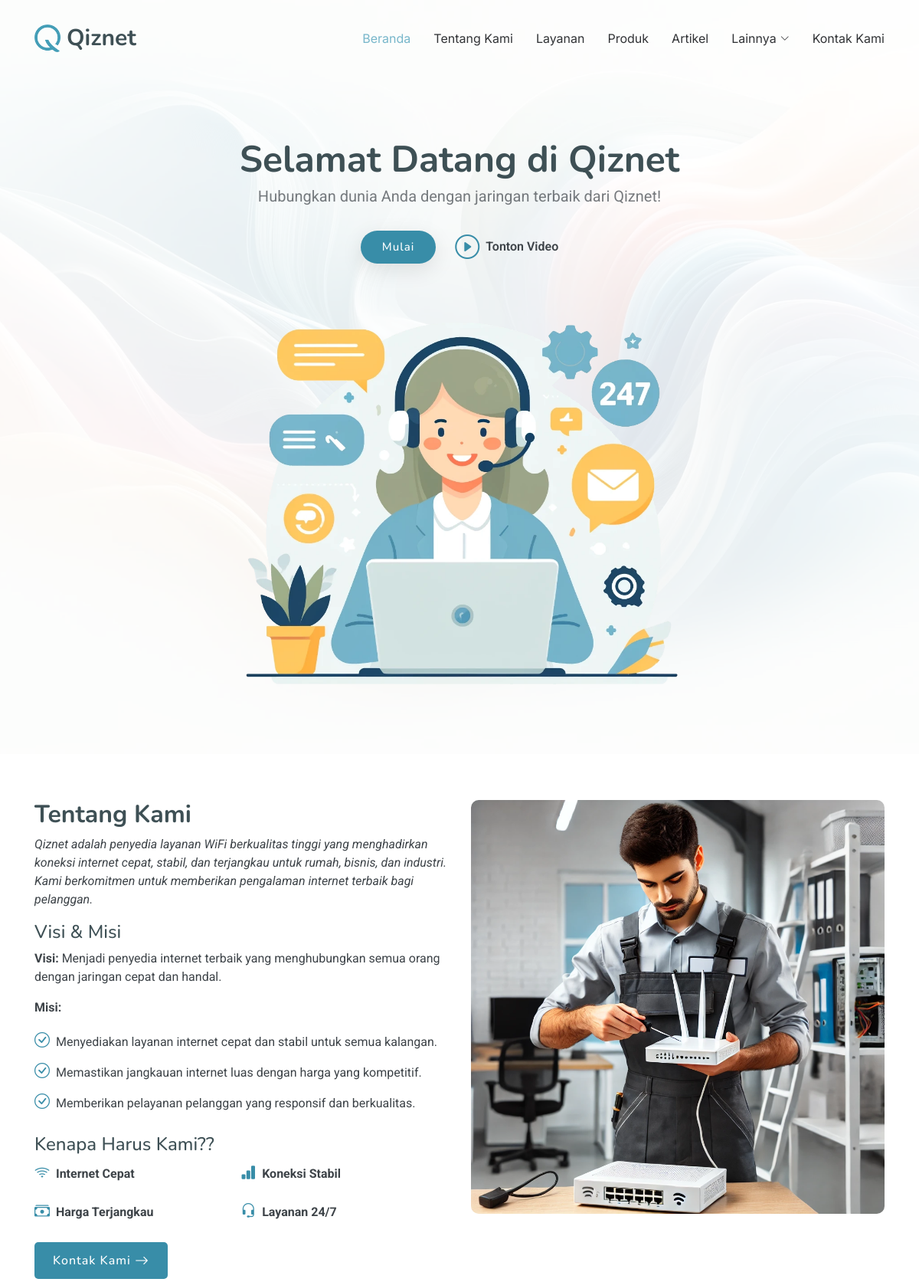
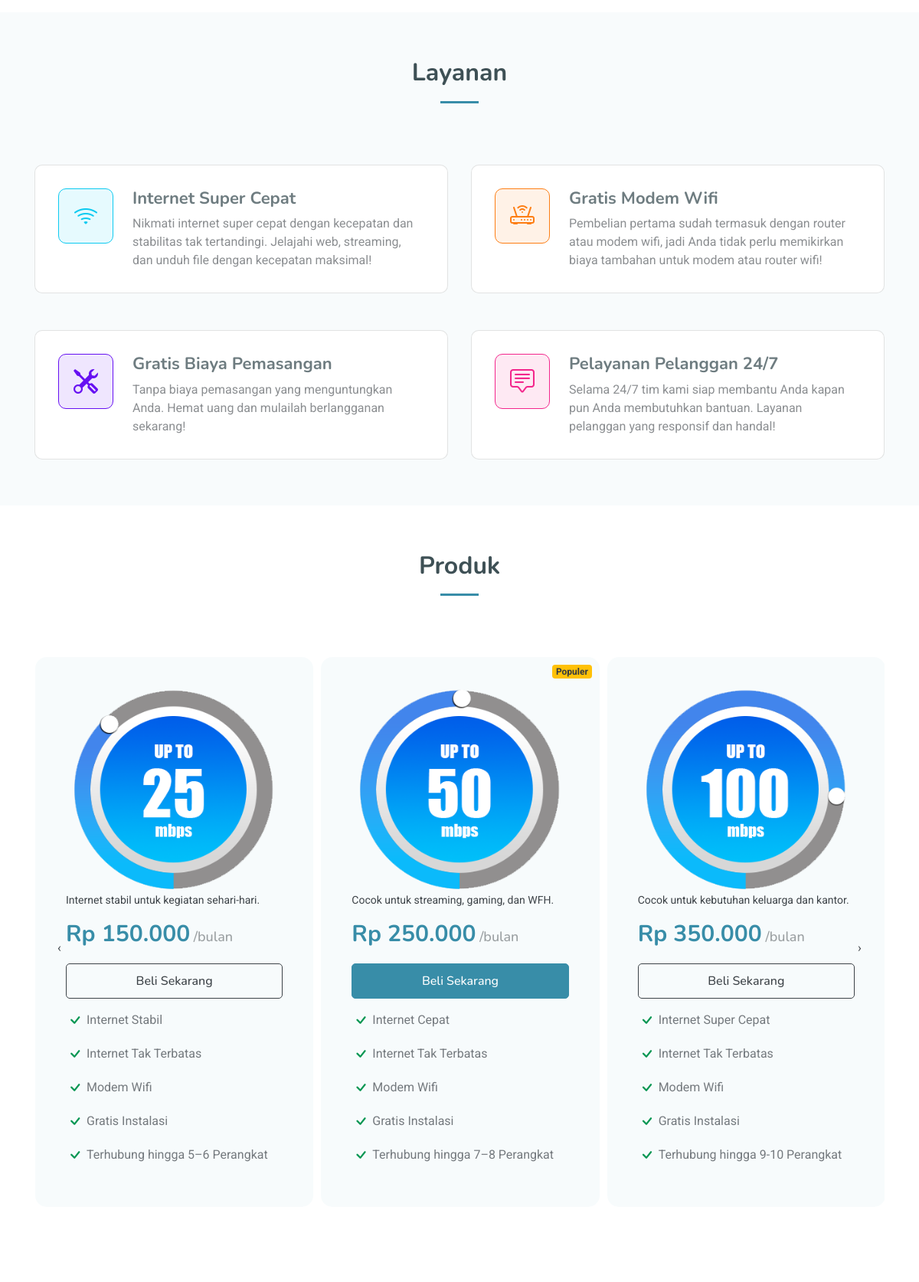
The page / (upper part) on the database its author committed (2 pictures, top to bottom).
### tables this page shows
CREATE TABLE `about` (
  `id` int NOT NULL,
  `profil` text,
  `visi` text,
  `misi` text,
  `alasan` text,
  `gambar` varchar(255) NOT NULL
);

CREATE TABLE `produk` (
  `id` int NOT NULL,
  `nama_paket` varchar(100) NOT NULL,
  `kecepatan` varchar(50) NOT NULL,
  `deskripsi` text,
  `harga` int NOT NULL,
  `fasilitas` text,
  `populer` tinyint(1) DEFAULT '0',
  `link_pesan` varchar(255) DEFAULT NULL,
  `foto` varchar(255) NOT NULL
);

### application/controllers/Home.php (called while the page is built, shortened)
<?php
class Home extends CI_Controller
{
    public function __construct()
    {
        $this->load->model('Artikel_model');
        $this->load->model('Produk_model');
        $this->load->model('Dokumentasi_model');
        $this->load->model('About_model');
        $this->load->helper('text');
    }
    public function index()
    {
        $data['about'] = $this->About_model->get_data();
        $data['artikel'] = $this->Artikel_model->getAll();
        $data['produk'] = $this->Produk_model->get_all_produk_sorted('harga', 'ASC');
        $data['dokumentasi_group'] = $this->Dokumentasi_model->get_all();
        $this->load->view('template/partials/header');
        $this->load->view('main/index', $data);
        $this->load->view('template/partials/navbar');
        $this->load->view('template/partials/footer');
    }
}

### index.php (called while the page is built, shortened)
<?php
require_once BASEPATH.'core/CodeIgniter.php';

### application/models/About_model.php (called while the page is built, shortened)
<?php
class About_model extends CI_Model
{
    public function get_data()
    {
        return $this->db->get('about')->row();
    }
}

### application/models/Produk_model.php (called while the page is built, shortened)
<?php
class Produk_model extends CI_Model
{
    public function get_all_produk_sorted($order_column, $order_direction = 'ASC')
    {
        $this->db->order_by($order_column, $order_direction);
        $query = $this->db->get('produk');
        return $query->result();
    }
}

### application/views/main/product.php (the view, shortened to what this page needs)
<section id="product" class="pricing section">
    <div class="container section-title" data-aos="fade-up">
        <h2>Produk</h2>
    </div>
    <div class="container">
        <div class="owl-carousel owl-produk">
            <?php foreach ($produk as $p): ?>
                <div class="item">
                    <div class="pricing-item <?= $p->populer ? 'featured' : ''; ?>">
                        <?php if ($p->populer): ?>
                            <span class="badge bg-warning text-dark badge-populer">Populer</span>
                        <?php endif; ?>
                        <img src="<?= base_url('assets/img/uploads/produk/' . $p->foto); ?>" alt="<?= $p->nama_paket; ?>" class="img-fluid">
                        <p class="description"><?= $p->deskripsi; ?></p>
                        <h4 style="font-size: 30px;">Rp <?= number_format($p->harga, 0, ',', '.'); ?><span> /bulan</span></h4>
                        <a href="<?= $p->link_pesan; ?>" class="cta-btn" target="_blank">Beli Sekarang</a>
                        <ul>
                            <?php foreach (explode("\n", $p->fasilitas) as $fasilitas): ?>
                                <li><i class="bi bi-check"></i> <span><?= $fasilitas; ?></span></li>
                            <?php endforeach; ?>
                        </ul>
                    </div>
                </div>
            <?php endforeach; ?>
        </div>
    </div>
</section>

### application/views/template/partials/header.php (shortened to what this page needs)
<!DOCTYPE html>
<html lang="en">
<head>
  <link href="<?= base_url('assets/vendor/bootstrap/css/bootstrap.min.css'); ?>" rel="stylesheet">
  <link href="<?= base_url('assets/vendor/bootstrap-icons/bootstrap-icons.css'); ?>" rel="stylesheet">
  <link href="<?= base_url('assets/vendor/aos/aos.css'); ?>" rel="stylesheet">
  <link href="<?= base_url('assets/vendor/glightbox/css/glightbox.min.css'); ?>" rel="stylesheet">
  <link href="<?= base_url('assets/vendor/swiper/swiper-bundle.min.css'); ?>" rel="stylesheet">
  <link rel="stylesheet" href="https://cdnjs.cloudflare.com/ajax/libs/OwlCarousel2/2.3.4/assets/owl.carousel.min.css">
  <link rel="stylesheet" href="https://cdnjs.cloudflare.com/ajax/libs/OwlCarousel2/2.3.4/assets/owl.theme.default.min.css">
  <link href="https://cdn.jsdelivr.net/npm/bootstrap@5.3.0-alpha3/dist/css/bootstrap.min.css" rel="stylesheet">
  <link rel="stylesheet" href="https://stackpath.bootstrapcdn.com/bootstrap/4.5.2/css/bootstrap.min.css">
  <link href="<?= base_url('assets/css/main.css'); ?>" rel="stylesheet">
</head>
<body class="index-page">

### application/views/main/index.php (shortened to what this page needs)
<main class="main">
  <?php
  $this->load->view('main/hero');
  $this->load->view('main/about');
  $this->load->view('main/services');
  $this->load->view('main/product');
  ?>
</main>

### application/views/main/hero.php (shortened to what this page needs)
<section id="hero" class="hero section">
    <div class="container text-center">
        <div class="d-flex flex-column justify-content-center align-items-center">
            <h1 data-aos="fade-up">Selamat Datang di Qiznet</h1>
            <p data-aos="fade-up" data-aos-delay="100">Hubungkan dunia Anda dengan jaringan terbaik dari Qiznet!<br></p>
            <div class="d-flex" data-aos="fade-up" data-aos-delay="200">
                <a href="#about" class="btn-get-started">Mulai</a>
                <a href="https://youtu.be/KqN6vk82Xdk"
                    class="glightbox btn-watch-video d-flex align-items-center">
                    <i class="bi bi-play-circle"></i><span>Tonton Video</span>
                </a>
            </div>
            <img src="assets/img/hero-services-img.webp" class="img-fluid hero-img" alt=""
                data-aos="zoom-out" data-aos-delay="300">
        </div>
    </div>
</section>

### application/views/main/about.php (shortened to what this page needs)
<section id="about" class="about section">
    <div class="container">
        <div class="row gy-4">
            <div class="col-lg-6 content" data-aos="fade-up" data-aos-delay="100">
                <h3>Tentang Kami</h3>
                <p class="fst-italic"><?= $about->profil; ?></p>
                <h4>Visi & Misi</h4>
                <p><strong>Visi:</strong> <?= $about->visi; ?></p>
                <p><strong>Misi:</strong></p>
                <ul>
                    <?php foreach (explode("\n", $about->misi) as $misi): ?>
                        <li><i class="bi bi-check-circle"></i> <?= trim($misi); ?></li>
                    <?php endforeach; ?>
                </ul>
                <h4>Kenapa Harus Kami??</h4>
                <ul class="list-container">
                    <?php
                    $icon_map = [
                        'Internet Cepat' => 'bi bi-wifi',
                        'Koneksi Stabil' => 'bi bi-bar-chart-fill',
                        'Harga Terjangkau' => 'bi bi-cash-stack',
                        'Layanan 24/7' => 'bi bi-headset'
                    ];
                    foreach (explode("\n", $about->alasan) as $alasan):
                        $alasan = trim($alasan);
                        $icon_class = isset($icon_map[$alasan]) ? $icon_map[$alasan] : 'bi bi-check-circle';
                    ?>
                        <li><i class="<?= $icon_class; ?>"></i> <strong><?= $alasan; ?></strong></li>
                    <?php endforeach; ?>
                </ul>
                <a href="<?= base_url('index.php#contact'); ?>" class="read-more">
                    <span>Kontak Kami</span> <i class="bi bi-arrow-right"></i>
                </a>
            </div>
            <div class="col-lg-6 about-images" data-aos="fade-up" data-aos-delay="200">
                <?php if (!empty($about->gambar)) : ?>
                    <img src="<?= base_url('assets/img/uploads/profil/' . $about->gambar); ?>" class="img-fluid" alt="Tentang Kami">
                <?php else: ?>
                    <img src="<?= base_url('assets/img/default.jpg'); ?>" class="img-fluid" alt="Tentang Kami">
                <?php endif; ?>
            </div>
        </div>
    </div>
</section>

### application/views/main/services.php
<section id="services" class="services section light-background">
    <div class="container section-title" data-aos="fade-up">
        <h2>Layanan</h2>
    </div>
    <div class="container">
        <div class="row g-5">
            <div class="col-lg-6" data-aos="fade-up" data-aos-delay="100">
                <div class="service-item item-cyan position-relative">
                    <i class="bi bi-wifi icon"></i>
                    <div>
                        <h3>Internet Super Cepat</h3>
                        <p>Nikmati internet super cepat dengan kecepatan dan stabilitas tak tertandingi. Jelajahi web, streaming, dan unduh file dengan kecepatan maksimal!</p>
                    </div>
                </div>
            </div>
            <div class="col-lg-6" data-aos="fade-up" data-aos-delay="200">
                <div class="service-item item-orange position-relative">
                    <i class="bi bi-router icon"></i>
                    <div>
                        <h3>Gratis Modem Wifi</h3>
                        <p>Pembelian pertama sudah termasuk dengan router atau modem wifi, jadi Anda tidak perlu memikirkan biaya tambahan untuk modem atau router wifi!</p>
                    </div>
                </div>
            </div>
            <div class="col-lg-6" data-aos="fade-up" data-aos-delay="500">
                <div class="service-item item-indigo position-relative">
                    <i class="bi bi-tools icon"></i>
                    <div>
                        <h3>Gratis Biaya Pemasangan</h3>
                        <p>Tanpa biaya pemasangan yang menguntungkan Anda. Hemat uang dan mulailah berlangganan sekarang!</p>
                    </div>
                </div>
            </div>
            <div class="col-lg-6" data-aos="fade-up" data-aos-delay="600">
                <div class="service-item item-pink position-relative">
                    <i class="bi bi-chat-square-text icon"></i>
                    <div>
                        <h3>Pelayanan Pelanggan 24/7</h3>
                        <p>Selama 24/7 tim kami siap membantu Anda kapan pun Anda membutuhkan bantuan. Layanan pelanggan yang responsif dan handal!</p>
                    </div>
                </div>
            </div>
        </div>
    </div>
</section>

### application/views/template/partials/navbar.php (shortened to what this page needs)
<header id="header" class="header d-flex align-items-center fixed-top">
    <div class="container-fluid container-xl position-relative d-flex align-items-center">
        <a href="index.php#hero" class="logo d-flex align-items-center me-auto">
            <img src="assets/img/logo.png" alt="">
            <h1 class="sitename">Qiznet</h1>
        </a>
        <nav id="navmenu" class="navmenu">
            <ul>
                <li><a href="<?= base_url('index.php#hero'); ?>" class="active">Beranda</a></li>
                <li><a href="<?= base_url('index.php#about'); ?>">Tentang Kami</a></li>
                <li><a href="<?= base_url('index.php#services'); ?>">Layanan</a></li>
                <li><a href="<?= base_url('index.php#product'); ?>">Produk</a></li>
                <li><a href="<?= base_url('index.php#article'); ?>">Artikel</a></li>
                <li class="dropdown"><a href="#"><span>Lainnya</span> <i class="bi bi-chevron-down toggle-dropdown"></i></a>
                </li>
                <li><a class="btn-contact" href="<?= base_url('index.php#contact'); ?>">Kontak Kami</a></li>
            </ul>
        </nav>
    </div>
</header>

### application/views/template/partials/footer.php (shortened to what this page needs)
</body>
</html>

### application/views/main/about.php (style rules this page uses)
.list-container { display: flex; flex-wrap: wrap; gap: 10px; }
.list-container li { width: 48%; list-style: none; }

### application/views/main/product.php (style rules this page uses)
.pricing-item { position: relative; }
.badge-populer { position: absolute; top: 10px; right: 10px; }
.owl-carousel .item { transition: transform 0.3s ease; }

### rows shown on the page
about: profil "Qiznet adalah penyedia layanan WiFi berkualitas tinggi yang menghadirkan koneksi internet cepat, stabil, dan terjangkau untuk rumah, bisnis, dan industri. Kami berkomitmen untuk memberikan pengalaman internet terbaik bagi pelanggan.", visi "Menjadi penyedia internet terbaik yang menghubungkan semua orang dengan jaringan cepat dan handal.", misi "Menyediakan layanan internet cepat dan stabil untuk semua kalangan.", misi "Memastikan jangkauan internet luas dengan harga yang kompetitif.", misi "Memberikan pelayanan pelanggan yang responsif dan berkualitas.", alasan "Internet Cepat", alasan "Koneksi Stabil", alasan "Harga Terjangkau", alasan "Layanan 24/7", gambar (picture)
produk: foto (picture), deskripsi "Internet stabil untuk kegiatan sehari-hari.", harga "150.000", fasilitas "Internet Stabil", fasilitas "Internet Tak Terbatas", fasilitas "Modem Wifi", fasilitas "Gratis Instalasi", fasilitas "Terhubung hingga 5–6 Perangkat"
produk: populer "Populer", foto (picture), deskripsi "Cocok untuk streaming, gaming, dan WFH.", harga "250.000", fasilitas "Internet Cepat", fasilitas "Internet Tak Terbatas", fasilitas "Modem Wifi", fasilitas "Gratis Instalasi", fasilitas "Terhubung hingga 7–8 Perangkat"
produk: foto (picture), deskripsi "Cocok untuk kebutuhan keluarga dan kantor.", harga "350.000", fasilitas "Internet Super Cepat", fasilitas "Internet Tak Terbatas", fasilitas "Modem Wifi", fasilitas "Gratis Instalasi", fasilitas "Terhubung hingga 9-10 Perangkat"
